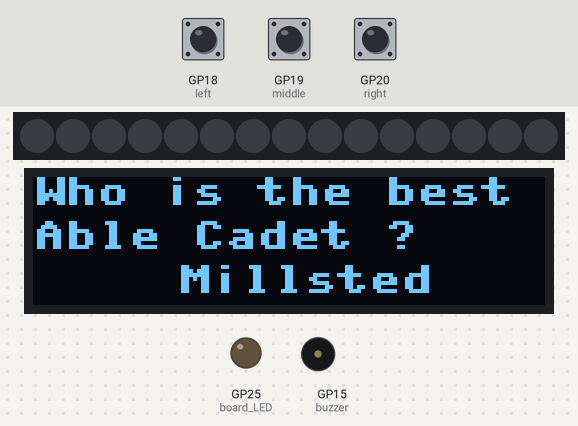
Bench run of a program on a simulated Raspberry Pi Pico running MicroPython. Parts: 15 RGB LEDs in strip order, left to right, 128×32 one-colour display, output pins drawn as LEDs (lit = HIGH), buzzer (waves = sounding). Inputs (shaded band) come from the test bench; at power-on: GP19 (middle) LOW, GP20 (right) LOW, GP18 (left) LOW. A reset restarts the program; library files of the repository ran but are not shown: ssd1306.py. At 13.7 s the program stops and its outputs stay as they are.

Above: at 2.2 s.
2.3 s: GP19 (middle) pulled HIGH for 0.25 s
At 3.3 s:
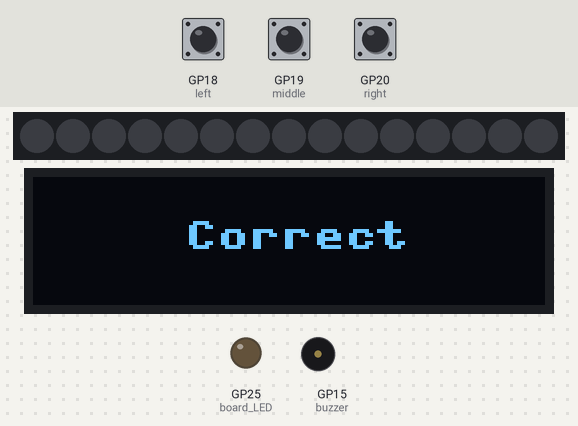
5.5 s: GP20 (right) pulled HIGH for 3.2 s
At 8.82 s:
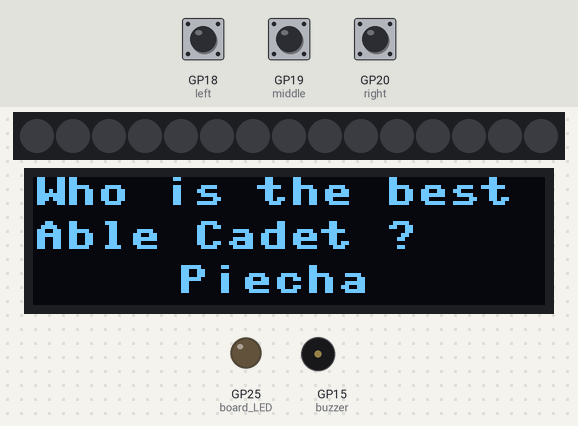
10.2 s: GP19 (middle) pulled HIGH for 1 s
At 11.4 s:
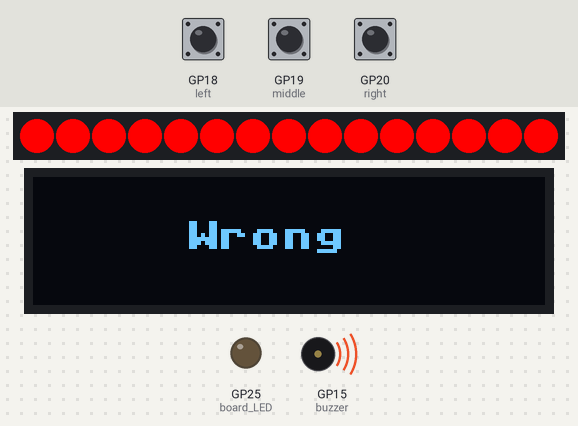
Timing chart, 0 to 15.0 s (numbered marks = the images above; inputs shaded):
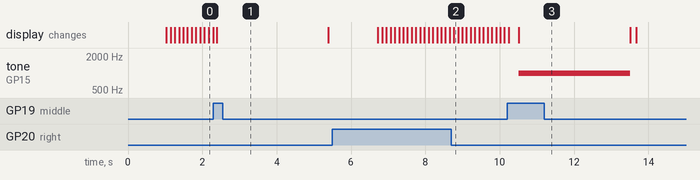

The program:

main.py
```python
# Imports
from machine import Pin, I2C, PWM, reset
from ssd1306 import SSD1306_I2C
from neopixel import NeoPixel
import time
import random

global options
global choice

red = 255,0,0
green = 0,255,0
blue = 0,0,255
yellow = 255,255,0
pink = 255,20,147

# Set Up display
i2c=I2C(0, sda=Pin(0), scl=Pin(1), freq=400000)

strip = NeoPixel(Pin(28), 15)
strip.fill((0,0,0))
strip.write()

left = Pin(18, Pin.IN, Pin.PULL_DOWN)
middle = Pin(19, Pin.IN, Pin.PULL_DOWN)
right = Pin(20, Pin.IN, Pin.PULL_DOWN)

board_LED = Pin(25, Pin.OUT)

buzzer = PWM(Pin(15))
buzzer.freq(1000)
buzzer.duty_u16(0)

options = ["Millsted", "Skinner", "Wright", "Rumph", "Piecha"]
choice = 0

time.sleep(1)
display = SSD1306_I2C(128, 32, i2c)
display.fill(0)

def main():

    board_LED.value(0)

    display.fill(0)
    display.text("Who is the best", 0, 0)
    display.text("Able Cadet ?", 0, 11)
    blink(["Who is the best", "Able Cadet ?", option(choice)], (36, 22), 0.1)
    display.show()

def option(num):
    num = max(0, num)
    num = min(num, 4)

    return options[num]

def events():
    l, m, r = False, False, False

    if left.value() == 1:
        l = True
    if middle.value() == 1:
        m = True
    if right.value() == 1:
        r = True

    return l, m, r

def rainbow():
    delay = 0.01
    inverse = False
    for i in range(2):
        inverse = not inverse
        if inverse:
            for x in range(255, 1, -1):
                for y in range(15):
                    strip[y] = (255*x,20*x,147*x)
                    strip.write()
                    time.sleep(delay * i)
        else:
            print("SWAP")
            for x in range(1, 255, 1):
                for y in range(15):
                    strip[y] = (255*x,20*x,147*x)
                    strip.write()
                    time.sleep(delay * i)


def enter():
    o = option(choice)

    display.fill(0)

    if o == "Millsted":
        display.text("Correct", 38, 11)
        display.show()
        time.sleep(3)
        # rainbow()
        strip.fill((0, 0, 0))
        strip.write()
        display.poweroff()
        reset()
    else:
        display.text("Wrong", 38, 11)
        display.show()
        for i in range(15):
            strip[i] = (255, 0, 0)
            strip.write()
            time.sleep(0.01)
        buzzer.duty_u16(10000)
        time.sleep(3)
        buzzer.duty_u16(0)
        for i in range(14, 0, -1):
            strip[i] = (0, 0, 0)
            strip.write()
            time.sleep(0.01)
        strip.fill((0, 0, 0))
        strip.write()

def blink(text, pos, delay):
    global choice
    x, y = pos
    while True:
        display.text(text[0], 0, 0)
        display.text(text[1], 0, 11)

        display.text(text[2], x, y)
        display.show()
        time.sleep(delay)

        display.fill(0)

        display.text(text[0], 0, 0)
        display.text(text[1], 0, 11)

        display.show()
        time.sleep(delay)

        l, m, r = events()

        if l:
            choice -= 1
        elif m:
            break
        elif r:
            choice += 1
        else:
            text[2] = option(choice)
    enter()
main()
```

Measured:
- after the input at 2.3 s, the display: first differs from a run without the input after 0.09 s (image 1)
- after the input at 5.5 s, the display: first differs from a run without the input after 3.3 s (image 2)
- after the input at 10.2 s, tone on GP15 (buzzer): silent → 1000 Hz after 0.31 s, → silent 3.0 s later
